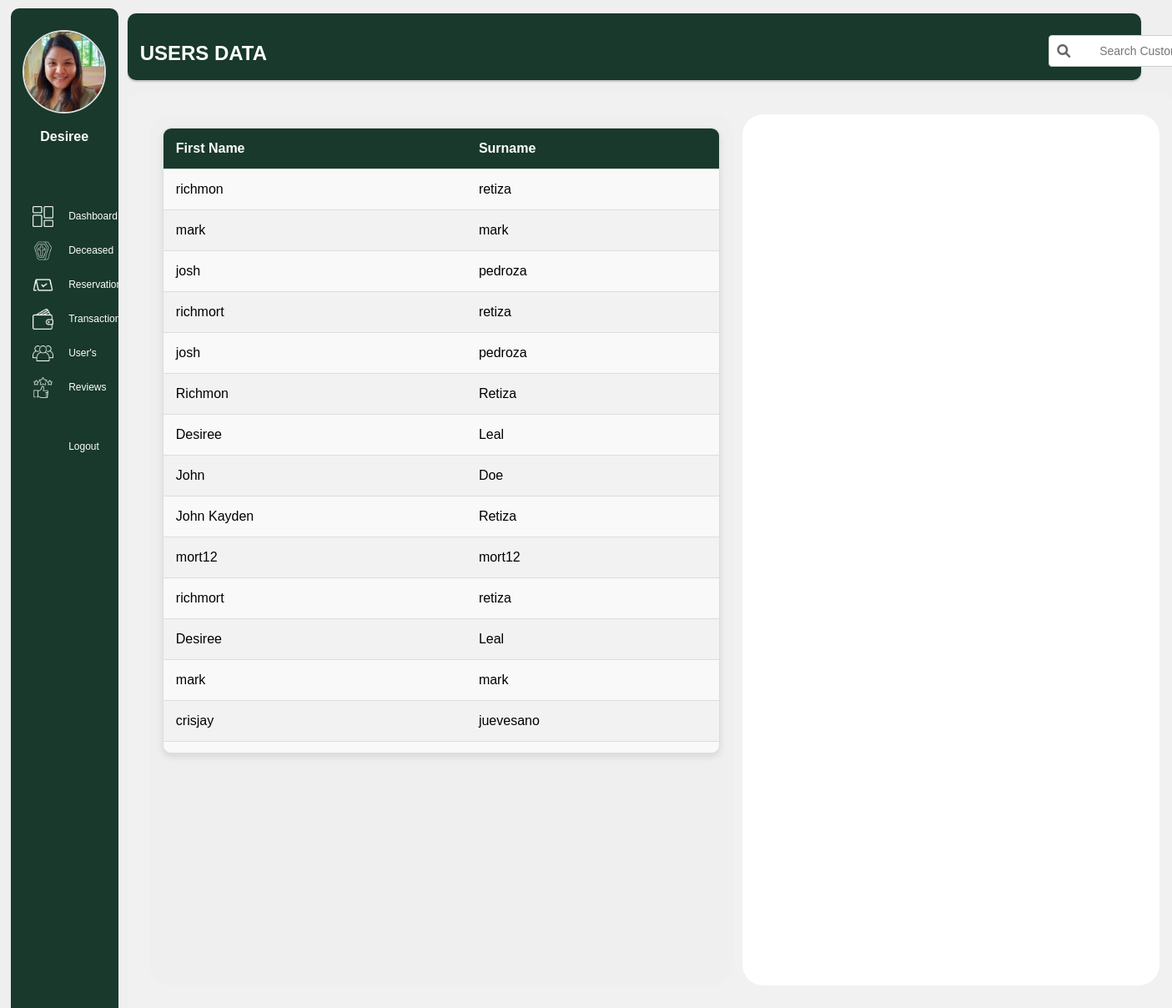
Page /admindashboard/adminusers.php (signed in) on the committed database.
### tables this page shows
CREATE TABLE `users` (
  `id` int(11) NOT NULL,
  `firstname` varchar(50) NOT NULL,
  `surname` varchar(50) NOT NULL,
  `email` varchar(100) NOT NULL,
  `address` varchar(100) NOT NULL,
  `province` varchar(255) NOT NULL,
  `municipality` varchar(255) NOT NULL,
  `completeaddress` varchar(255) NOT NULL,
  `contact` varchar(11) NOT NULL,
  `password` varchar(255) NOT NULL,
  `birthdate` date NOT NULL,
  `gender` enum('Male','Female','Other') NOT NULL,
  `profile_pic` varchar(255) NOT NULL,
  `role` enum('admin','customer') DEFAULT 'customer',
  `created_at` timestamp NOT NULL DEFAULT current_timestamp()
);

### admindashboard/adminusers.php (the view, shortened to what this page needs)
<?php
$firstname = isset($_SESSION['firstname']) ? htmlspecialchars($_SESSION['firstname']) : 'Guest';
require_once '../connection/connection.php';
try {
    $conn->setAttribute(PDO::ATTR_ERRMODE, PDO::ERRMODE_EXCEPTION);
    $sql = "SELECT * FROM users";
    $stmt = $conn->prepare($sql);
    $stmt->execute();
    $users = $stmt->fetchAll(PDO::FETCH_ASSOC);
} catch(PDOException $e) {
    echo "Connection failed: " . $e->getMessage();
}
 $userId = $_SESSION['user_id'];
 $stmt = $conn->prepare("SELECT profile_pic FROM users WHERE id = :id");
 $stmt->bindParam(':id', $userId);
 $stmt->execute();
 $user = $stmt->fetch(PDO::FETCH_ASSOC);
 $profilePic = !empty($user['profile_pic']) ? $user['profile_pic'] : 'default.png';
?>
<!DOCTYPE html>
<html lang="en">
<head>
    <link rel="stylesheet" href="./admindashboardcss/adminusers.css">
    <link rel="stylesheet" href="https://cdnjs.cloudflare.com/ajax/libs/font-awesome/6.0.0-beta3/css/all.min.css">
</head>
<body>
<div class="row">
<div class="left-content col-3">
<div class="adminprofile">
                            <center>
                            <img src="../uploads/profile_pics/<?php echo $profilePic; ?>" alt="Profile Picture">
                                <div class="dropdown">
                                    <button class="dropdown-btn">
                                        <?php echo "<h4> $firstname</h4>" ?>
                                    </button>
                                </div>
                        </center>
                    </div>
                        <br>
                        <div class="adminlinks">
                            <span><img src="../images/dashboard.png" alt="">&nbsp;&nbsp;&nbsp;<a href="adminDashboard.php">Dashboard</a></span>
                            <span><img src="../images/deceased.png" alt="">&nbsp;&nbsp;&nbsp;<a href="adminDeceased.php">Deceased</a></span>
                            <span><img src="../images/reservation.png" alt="">&nbsp;&nbsp;&nbsp;<a href="adminreservation.php">Reservation</a></span>
                            <span><img src="../images/payment.png" alt="">&nbsp;&nbsp;&nbsp;<a href="adminpayment.php">Transaction</a></span>
                            <span><img src="../images/users.png" alt="">&nbsp;&nbsp;&nbsp;<a href="adminusers.php">User's</a></span>
                            <span><img src="../images/review.png" alt="">&nbsp;&nbsp;&nbsp;<a href="adminreviews.php">Reviews</a></span>
                            <span><img src="../images/logout.png" alt="">&nbsp;&nbsp;&nbsp;<a href="../logout.php">Logout</a></span>
                        </div>
                        <br>
                </div>
                <div class="main">
                <div class="right-content1">
                    <div class="right-header col-10">
                        <br>
                        <h2>USERS DATA</h2>
                        <div class="search-box">
                            <i class="fas fa-search search-icon"></i>
                            <input type="text" id="search" class="search-input" placeholder="Search Customers ..." onkeyup="searchUsers()">
                        </div>
                    </div>
                </div>
        <div class="right-content2">
            <div class="right-header2 col-9">
                <div class="left-content1">
                    <div class="table-container">
                        <table>
                            <thead>
                                <tr>
                                    <th>First Name</th>
                                    <th>Surname</th>
                                </tr>
                            </thead>
                                <tbody id="userTableBody">
                                <?php
                                if (count($users) > 0) {
                                    foreach ($users as $row) {
                                        echo "<tr onclick='fetchUserDetails(" . $row["id"] . ")'>";
                                        echo "<td>" . htmlspecialchars($row["firstname"]) . "</td>";
                                        echo "<td>" . htmlspecialchars($row["surname"]) . "</td>";
                                        echo "</tr>";
                                    }
                                } else {
                                    echo "<tr><td colspan='2'>No users found</td></tr>";
                                }
                                ?>
                            </tbody>
                        </table>
                    </div>
                </div>
                <div class="right-content">
            </div>
</body>
</html>

### admindashboard/admindashboardcss/adminusers.css (style rules this page uses)
* { margin: 0; padding: 0; box-sizing: border-box; font-family: Arial, sans-serif; }
body { background-color: #efefef; }
.row::after { content: ""; clear: both; display: block; }
[class*="col-"] { float: left; padding: 15px; }
.col-3 { width: 25%; }
.col-9 { width: 75%; }
.col-10 { width: 83.33%; }
.row { width: 100%; height: 100vh; display: flex; }
.left-content { background-color:#18392b; color: black; border-radius: 10px; height: 95vh; margin-top: 0.6rem; margin-left: 0.8rem; margin-right: 10px; width: 250px; position: relative; padding: 1rem; overflow-y: hidden; }
.adminprofile img { width: 100px; height: 100px; border-radius: 50%; object-fit: cover; border: 2px solid #ddd; margin-top: 50px; margin-left:20px; }
.main { width: 100%; margin-top: 1rem; }
.right-content1 { margin-left: 1px; padding-top: 1px; width: 97%; height: 5rem; background-color:#18392b; color: white; border-radius: 10px; box-shadow: 0 2px 2px rgba(0, 0, 0, 0.2) }
.right-content2 { margin-left: 1px; width: 100%; height: 90vh; margin-top: 1rem; background-color: #f1f1f1; color: rgb(0, 0, 0); border-radius: 10px; }
.left-content1 { background-color:#efefef; color: white; border-radius: 25px; height: 80vh; margin-top: 0.6rem; margin-left: 0.7rem; width: 700px; position: relative; padding: 1rem; }
.right-content { background-color:white; color: black; border-radius: 25px; height: 80vh; margin-top: 0.6rem; margin-left: 0.7rem; width: 500px; position: relative; padding: 1rem; text-align: center; }
.right-header2 { display:flex; width: 100%; }
.adminlinks { display: flex; flex-direction: column; gap: 1rem; align-items: flex-start; margin-left: 10px; margin-top: 1px; }
.adminlinks span { display: flex; align-items: center; width: 100%; }
.adminlinks img { width: 25px; margin-right: 5px; }
.adminlinks a { text-decoration: none; color: white; font-size: 12px; display: inline-block; transition: color 0.3s, background-color 0.3s; }
.adminlinks span:last-child { margin-top: 2.1rem; margin-bottom: 5rem; }
.adminprofile { display: flex; align-items: center; justify-content: center; position: relative; bottom: 40px; right: 10px; }
.dropdown { position: relative; display: inline-block; margin-left: 20px; }
.dropdown-btn { background-color: transparent; color: white; padding: 10px 20px; border: none; display: flex; align-items: center; gap: 8px; font-size: 16px; }
.right-header { position: relative; }
.search-box { position: absolute; border-radius: 20px; margin-top: 10px; left: 95%; display: flex; align-items: center; position: absolute; top: 15px; width:250px; margin-left:35%; }
.search-input { padding: 8px 8px 8px 30px; font-size: 14px; border: 1px solid #efefef; border-radius: 20px; }
#search { padding-left: 60px; }
.search-icon { position: absolute; left: 10px; font-size: 16px; color: #18392b; }
.search-icon::before { content: '\f002'; }
.table-container { width: 100%; max-height:750px; overflow-y: auto; border: 1px solid #ddd; border-radius: 10px; box-shadow: 0 4px 8px rgba(0, 0, 0, 0.1); }
table { width: 100%; border-collapse: collapse; font-family: 'Arial', sans-serif; background-color: #f9f9f9; }
thead th { background-color: #18392b; color: white; padding: 15px; text-align: left; border-bottom: 1px solid #ddd; position: sticky; top: 0; z-index: 1; }
tbody tr:nth-child(even) { background-color: #f2f2f2; }
th, td { padding: 15px; color:black; text-align: left; border-bottom: 1px solid #ddd; }
.table-container { scrollbar-color: #f1f1f1; scrollbar-width: thin; }
span { color: black; flex: 2; text-align: left; }
button { background-color: #4CAF50; color: white; border: none; padding: 10px 15px; margin: 5px 0; border-radius: 5px; cursor: pointer; transition: background-color 0.3s; font-size: 14px; font-weight: bold; }
input[type="text"], input[type="email"] { width: 100%; padding: 10px; border: 1px solid #ccc; border-radius: 4px; box-sizing: border-box; }
.search-box { position: absolute; margin-top: 10px; left: 45%; display: flex; align-items: center; position: absolute; top: 15px; left:750px; }
.search-input { padding: 8px 8px 8px 30px; font-size: 14px; border: 1px solid #efefef; border-radius: 20px; width: 250px; }
.search-icon { position: absolute; left: 10px; font-size: 16px; color: #666; }

### rows in the picture
users: profile_pic (picture), firstname "Desiree", surname "Leal"
users: firstname "richmon", surname "retiza"
users: firstname "mark", surname "mark"
users: firstname "josh", surname "pedroza"
users: firstname "richmort", surname "retiza"
users: firstname "josh", surname "pedroza"
users: firstname "Richmon", surname "Retiza"
users: firstname "John", surname "Doe"
users: firstname "John Kayden", surname "Retiza"
users: firstname "mort12", surname "mort12"
users: firstname "richmort", surname "retiza"
users: firstname "Desiree", surname "Leal"
users: firstname "mark", surname "mark"
users: firstname "crisjay", surname "juevesano"

### other values in the picture
$firstname "Desiree"
